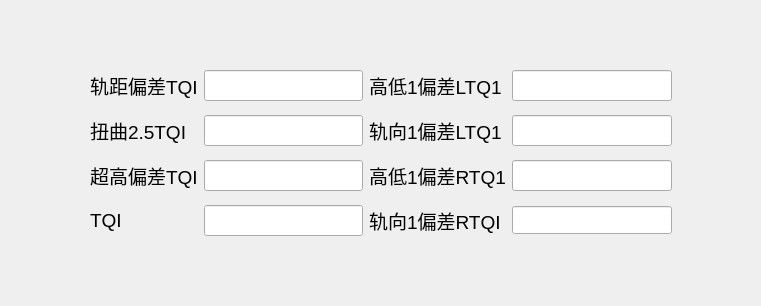
<?xml version="1.0" encoding="UTF-8"?>
<ui version="4.0">
 <class>TQRCalculationForm</class>
 <widget class="QWidget" name="TQRCalculationForm">
  <property name="geometry">
   <rect>
    <x>0</x>
    <y>0</y>
    <width>761</width>
    <height>306</height>
   </rect>
  </property>
  <property name="windowTitle">
   <string>Form</string>
  </property>
  <layout class="QGridLayout" name="gridLayout_2">
   <item row="2" column="1">
    <spacer name="verticalSpacer">
     <property name="orientation">
      <enum>Qt::Vertical</enum>
     </property>
     <property name="sizeHint" stdset="0">
      <size>
       <width>20</width>
       <height>50</height>
      </size>
     </property>
    </spacer>
   </item>
   <item row="0" column="1">
    <spacer name="verticalSpacer_2">
     <property name="orientation">
      <enum>Qt::Vertical</enum>
     </property>
     <property name="sizeHint" stdset="0">
      <size>
       <width>20</width>
       <height>50</height>
      </size>
     </property>
    </spacer>
   </item>
   <item row="1" column="0">
    <spacer name="horizontalSpacer">
     <property name="orientation">
      <enum>Qt::Horizontal</enum>
     </property>
     <property name="sizeHint" stdset="0">
      <size>
       <width>104</width>
       <height>20</height>
      </size>
     </property>
    </spacer>
   </item>
   <item row="1" column="2">
    <spacer name="horizontalSpacer_2">
     <property name="orientation">
      <enum>Qt::Horizontal</enum>
     </property>
     <property name="sizeHint" stdset="0">
      <size>
       <width>103</width>
       <height>20</height>
      </size>
     </property>
    </spacer>
   </item>
   <item row="1" column="1">
    <widget class="QWidget" name="widget" native="true">
     <property name="minimumSize">
      <size>
       <width>0</width>
       <height>200</height>
      </size>
     </property>
     <property name="font">
      <font>
       <pointsize>14</pointsize>
      </font>
     </property>
     <layout class="QGridLayout" name="gridLayout">
      <item row="0" column="0">
       <widget class="QLabel" name="label">
        <property name="text">
         <string>轨距偏差TQI</string>
        </property>
       </widget>
      </item>
      <item row="0" column="1">
       <widget class="QLineEdit" name="lineEdit_TQI_GJPC"/>
      </item>
      <item row="0" column="2">
       <widget class="QLabel" name="label_6">
        <property name="text">
         <string>高低1偏差LTQ1</string>
        </property>
       </widget>
      </item>
      <item row="0" column="3">
       <widget class="QLineEdit" name="lineEdit_LTQI_GDPC"/>
      </item>
      <item row="1" column="0">
       <widget class="QLabel" name="label_2">
        <property name="text">
         <string>扭曲2.5TQI</string>
        </property>
       </widget>
      </item>
      <item row="1" column="1">
       <widget class="QLineEdit" name="lineEdit_TQI_NQ"/>
      </item>
      <item row="1" column="2">
       <widget class="QLabel" name="label_7">
        <property name="text">
         <string>轨向1偏差LTQ1</string>
        </property>
       </widget>
      </item>
      <item row="1" column="3">
       <widget class="QLineEdit" name="lineEdit_LTQI_GXPC"/>
      </item>
      <item row="2" column="0">
       <widget class="QLabel" name="label_3">
        <property name="text">
         <string>超高偏差TQI</string>
        </property>
       </widget>
      </item>
      <item row="2" column="1">
       <widget class="QLineEdit" name="lineEdit_TQI_CGPC"/>
      </item>
      <item row="2" column="2">
       <widget class="QLabel" name="label_8">
        <property name="text">
         <string>高低1偏差RTQ1</string>
        </property>
       </widget>
      </item>
      <item row="2" column="3">
       <widget class="QLineEdit" name="lineEdit_RTQI_GDPC"/>
      </item>
      <item row="3" column="0">
       <widget class="QLabel" name="label_9">
        <property name="text">
         <string>TQI</string>
        </property>
       </widget>
      </item>
      <item row="3" column="1">
       <widget class="QLineEdit" name="lineEdit_TQI"/>
      </item>
      <item row="3" column="2">
       <widget class="QLabel" name="label_4">
        <property name="text">
         <string>轨向1偏差RTQI</string>
        </property>
       </widget>
      </item>
      <item row="3" column="3">
       <widget class="QLineEdit" name="lineEdit_RTQI_GXPC">
        <property name="font">
         <font>
          <pointsize>13</pointsize>
         </font>
        </property>
       </widget>
      </item>
     </layout>
    </widget>
   </item>
  </layout>
 </widget>
 <resources/>
 <connections/>
</ui>
